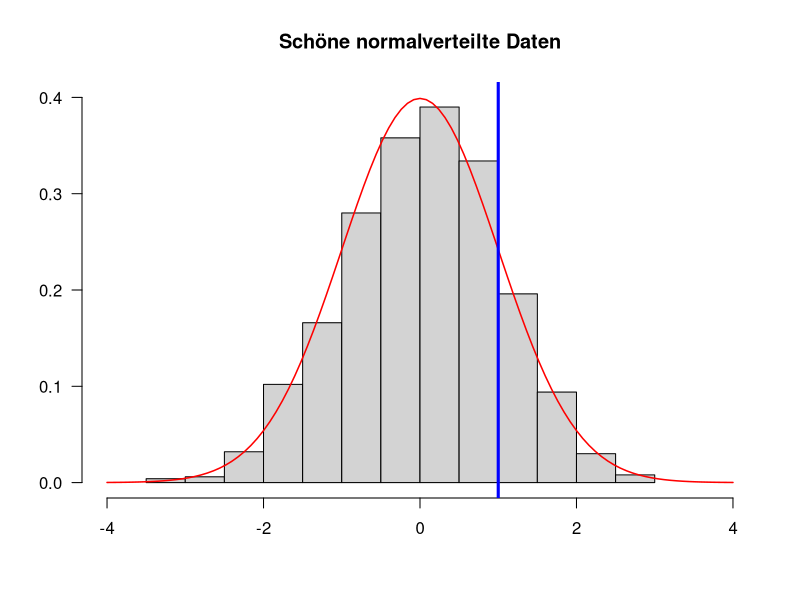

R code for this plot:
## ---- chunk 1

## Füge mehrere Zahlen zu einem Vektor zusammen:
c(0.5, 1, 1.5) # Kommazahlen mit DezimalPUNKT schreiben

## ---- chunk 2
c(1)
## ---- chunk 3
c(0.5, 1, 1.5, c(1, 2, 3))
## ---- chunk 4

## Berechne einen Mittelwert
mean(c(0.5, 1, 1.5))

## Berechne eine Standardabweichung
sd(c(0.5, 1, 1.5))

## Berechne eine Varianz:
var(c(0.5, 1, 1.5))

## Und jetzt noch einmal die Standardabweichung:
sqrt(var(c(0.5, 1, 1.5))) # was ist `sqrt`?

## Minimum:
min(c(0.5, 1, 1.5))

## Maximum:
max(c(0.5, 1, 1.5))
## ---- chunk 5
1:20
## ---- chunk 6
sum(1:1000)
## ---- chunk 7
5:-5
## ---- chunk 8
1:10 * 2
## ---- chunk 9
(1:10 * 2) - 1
## ---- chunk 10
2:4 * 4:6 # entspricht c(2*4, 3*5, 4*6)
## ---- chunk 11
## Speichert einen Vektor in einer Variablen:
meinVektor <- c(1, 2, 6, 7, 10)
## ---- chunk 12
meinVektor
## ---- chunk 13
meinVektor * 2
## ---- chunk 14
xx <- mean(meinVektor)

## "Zentrierter" numerischer Vektor:
meinVektor - xx

## ---- chunk 15
foo = 1:2
foo
## ---- chunk 16
bar <- c(3, 2, 6, 3, 9, 5, 7, -3)
sort(bar)
## ---- chunk 17
bar
## ---- chunk 18
bar <- c(3, 2, 6, 3, 9, 5, 7, -3)
bar <- sort(bar)
## ---- chunk 19
mode(1:10)
## ---- chunk 20
"Hallo Welt!" # doppelte Anführungszeichen
## ---- chunk 21
wahr   <- TRUE
falsch <- FALSE
## ---- chunk 22
## Logisches UND
TRUE & TRUE
TRUE & FALSE
FALSE & FALSE
## ---- chunk 23
## Logisches ODER
TRUE | TRUE
TRUE | FALSE
FALSE | FALSE
## ---- chunk 24
## Logisches NICHT
!TRUE
!FALSE
## ---- chunk 25
c(TRUE, FALSE, FALSE) & c(TRUE, TRUE, FALSE)

c(TRUE, FALSE, FALSE) | c(TRUE, TRUE, FALSE)
## ---- chunk 26
!c(TRUE, FALSE)
## ---- chunk 27

laune <- c(1, 2, 3, 1, 2, 1)

laune_faktor <- factor(
  laune, 
  1:3,
  c(":(", ":)", ":D")
)

laune_faktor
## ---- chunk 28
mean(laune)
## ---- chunk 29
mean(laune_faktor)
## ---- chunk 30
messy_data <- c(1, 3, 2, 9, 3, NA, 6, NA, 5)
## ---- chunk 31
mean(messy_data) # geht nicht wegen des fehlenden Werts
## ---- chunk 32
mean(messy_data, na.rm = TRUE)
## ---- chunk 33

vergleichswert <- 3
daten <- 1:5
daten > vergleichswert
daten < vergleichswert
daten >= vergleichswert
daten <= vergleichswert
daten == vergleichswert
daten != vergleichswert

## ---- chunk 34
daten = vergleichswert
## ---- chunk 35
daten
## ---- chunk 36
text1 <- "Hallo Welt"
text1 == "Hallo Welt"
text1 == "Hallo Welt!"
## ---- chunk 37
geschlecht <- c(1, 2, 1, 1, 2, 1, 3)
geschlecht <- factor(
  geschlecht, 
  1:3,
  c("weiblich", "maennlich", "divers")
)
geschlecht == "maennlich"
## ---- chunk 38

score_test1 <- c(23, 19, 44, 18, 25, 22)
score_test2 <- c(26, 23, 29, 18, 32, 19)

score_test1 > score_test2

score_test1 == score_test2

## ---- chunk 39
(score_test1 > score_test2) | (score_test1 > 23)
## ---- chunk 40
# Erstelle 1,000 Zufallsdaten:
zufallsdaten <- rnorm(1000)
## ---- chunk 41

length(zufallsdaten)

## ---- chunk 42

head(zufallsdaten)

## ---- chunk 43
# Male Histogram
hist(
  zufallsdaten, 
  freq = FALSE,
  main = "Schöne normalverteilte Daten",
  xlab = "", 
  ylab = "", 
  las = 1,
  xlim = c(-4, 4), 
  ylim = c(0, 0.4),
)
# Lege eine Normalverteilungskurve über die Daten
curve(dnorm, col = "red", add = TRUE, lwd = 1.5)
# Zeichne eine blue Linie beim x-Wert `1` ein:
abline(v = 1, lwd = 3, col = "blue")
## ---- chunk 44
sum(zufallsdaten > 1)
## ---- chunk 45
mean(zufallsdaten > 1)
## ---- chunk 46
mean(c(1, 0, 1, 1))
## ---- chunk 47
mean(zufallsdaten > 1) * 100
## ---- chunk 48
1 - pnorm(1)
## ---- chunk 49
# 100,000 Zufallsdaten sind für R kein Problem
zufallsdaten <- rnorm(100000) 
mean(zufallsdaten > 1)
## ---- chunk 50
mein_vektor <- c(1, 2, 1, NA, 4, NA, 3)
is.na(mein_vektor)
## ---- chunk 51
sum(is.na(mein_vektor))
## ---- chunk 52
mean(is.na(mein_vektor))
## ---- chunk 53
mein_vektor == NA
## ---- chunk 54
mein_vektor < 4
## ---- chunk 55
2 %in% 1:3
## ---- chunk 56
4 %in% 1:3
## ---- chunk 57
zu_testen <- 2
zu_testen == 1 | zu_testen == 2 | zu_testen == 3

zu_testen <- 4
zu_testen == 1 | zu_testen == 2 | zu_testen == 3
## ---- chunk 58
c(2, 3) %in% 3:5
## ---- chunk 59

daten <- c(2, 4, 1)

## ---- chunk 60

daten[1]
xx <- daten[3] # ein-elementiger Vektor
xx
## ---- chunk 61

daten[-1]

## ---- chunk 62
daten[c(1, 2)]
daten[-c(2, 3)]
## ---- chunk 63

meinVektor <- c(1, 2, 3, 7, 8, 9)

auswahl <- meinVektor > 5
auswahl

## ---- chunk 64

meinVektor[auswahl]

## ---- chunk 65

meinVektor <- 1:20

auswahl <- (meinVektor < 5) | (meinVektor > 17)
auswahl

meinVektor[auswahl]

## ---- chunk 66

## Wähle alle Daten aus, die größer sind als 2 (das sollten im Schnitt
## etwa 2.5% der Daten sein)
daten <- rnorm(300)
daten[daten > 2]

## ---- chunk 67

daten <- 1:5
daten[c(2, 5)] <- 0
daten

## ---- chunk 68

daten <- 1:5
daten[c(TRUE, FALSE, TRUE, FALSE, FALSE)] <- 0
daten

## ---- chunk 69

daten <- c(1, -99, 5, -99, 2, -99, 4, 1:3)
daten

missing_values <- daten == -99
missing_values
## ---- chunk 70
daten[missing_values] <- NA
daten
## ---- chunk 71
TRUE | TRUE & FALSE
## ---- chunk 72
(TRUE | TRUE) & FALSE
## ---- chunk 73
c(FALSE, TRUE) | c(FALSE, FALSE) & c(TRUE, FALSE)
## ---- chunk 74
(c(FALSE, TRUE) | c(FALSE, FALSE)) & c(TRUE, FALSE)
## ---- chunk 75
1:10[-8]
## ---- chunk 76
10[-8]
## ---- chunk 77
(1:10)[-8]
## ---- chunk 78

paste0("item_", 1:10)[-c(1, 3, 9)]

